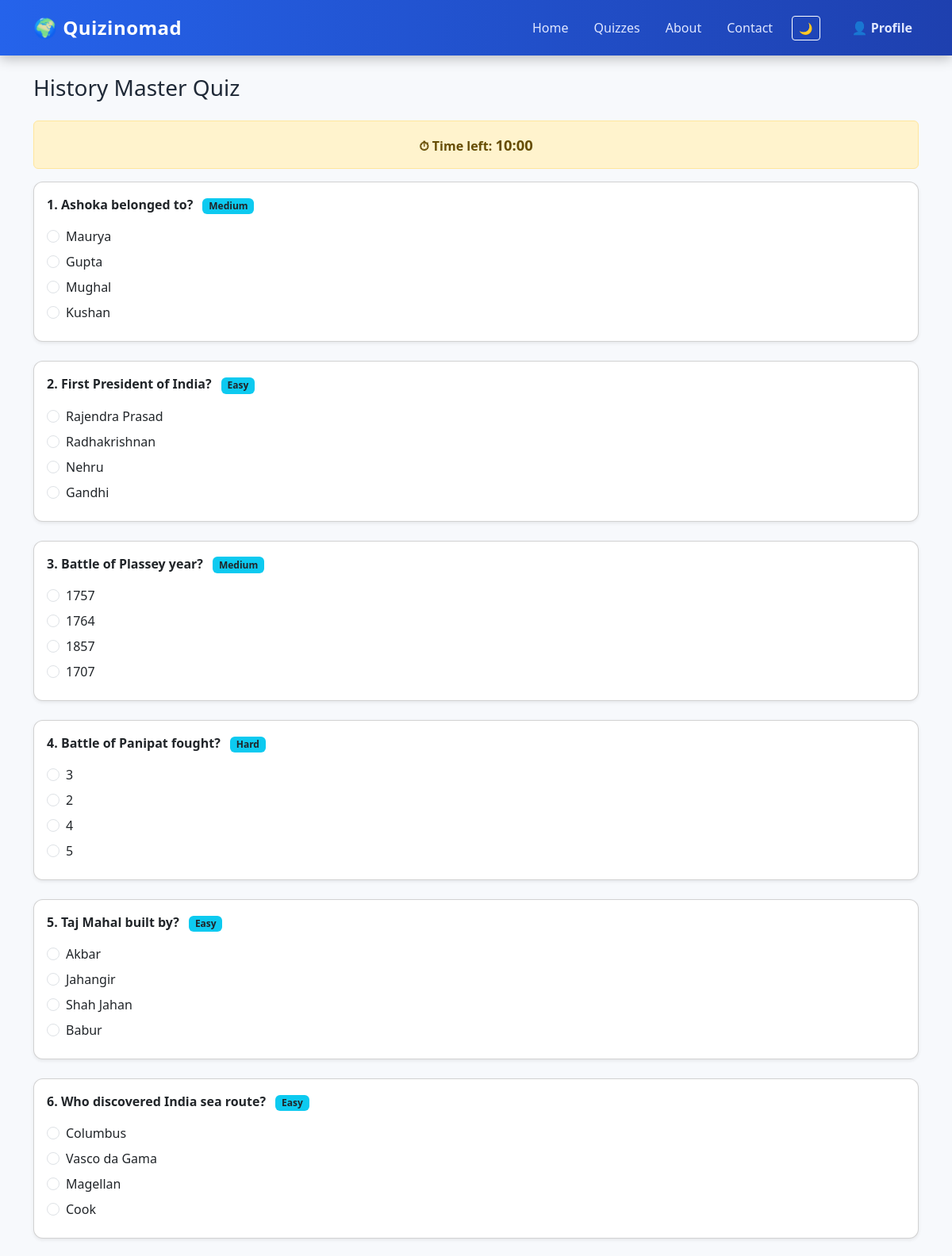
The app's page /quiz/24/take/ (signed in, upper part) with its own data.
### myapp/models.py (models this page shows, shortened)
class Quiz(models.Model):
    title = models.CharField(max_length=200)
    description = models.TextField(blank=True)
    overview = models.TextField(
        blank=True,
        help_text="Short overview shown on quiz detail page"
    )
    rules = models.TextField(
        blank=True,
        help_text="Quiz rules (time, attempts, marking)"
    )
    topics_covered = models.TextField(
        blank=True,
        help_text="Comma separated topics"
    )
    difficulty_label = models.CharField(
        max_length=50,
        blank=True,
        help_text="Easy / Medium / Hard / Mixed"
    )
    category = models.ForeignKey(
        Category,
        related_name="quizzes",
        on_delete=models.SET_NULL,
        null=True,
        blank=True
    )
    time_limit = models.PositiveIntegerField(default=20)
    is_published = models.BooleanField(default=False)
    created_at = models.DateTimeField(auto_now_add=True)

class Question(models.Model):
    DIFFICULTY_CHOICES = [
        ('easy', 'Easy'),
        ('medium', 'Medium'),
        ('hard', 'Hard'),
    ]
    quiz = models.ForeignKey(
        Quiz,
        related_name="questions",
        on_delete=models.CASCADE
    )
    text = models.TextField()
    marks = models.PositiveIntegerField(default=1)
    difficulty = models.CharField(
        max_length=10,
        choices=DIFFICULTY_CHOICES,
        default='easy'
    )

class Choice(models.Model):
    question = models.ForeignKey(
        Question,
        related_name="choices",
        on_delete=models.CASCADE
    )
    text = models.CharField(max_length=300)
    is_correct = models.BooleanField(default=False)

### myapp/views.py (the view, shortened to what this page needs)
# urls.py: path("quiz/<int:pk>/take/", views.take_quiz, name="take_quiz"),
@login_required
def take_quiz(request, pk):
    quiz = get_object_or_404(Quiz, pk=pk, is_published=True)
    questions = list(
        quiz.questions.prefetch_related("choices")
    )
    selected_questions = random.sample(questions, min(20, len(questions)))
    for q in selected_questions:
        q.correct_count = q.choices.filter(is_correct=True).count()
    return render(request, "myapp/take_quiz.html", {
        "quiz": quiz,
        "questions": selected_questions,
    })

### myapp/templates/myapp/take_quiz.html (shortened to what this page needs)
{% extends "myapp/base.html" %}
{% load static %}
{% block content %}
<h3 class="mb-4">{{ quiz.title }}</h3>
<div class="alert alert-warning text-center fw-bold">
  ⏱ Time left: <span id="timer">{{ quiz.time_limit }}:00</span>
</div>
<form method="post" id="quizForm">
  {% for question in questions %}
  <div class="card mb-4 shadow-sm">
    <div class="card-body">
      <p class="fw-semibold">
        {{ forloop.counter }}. {{ question.text }}
        <span class="badge bg-info text-dark ms-2">
          {{ question.difficulty|title }}
        </span>
      </p>
      {% for choice in question.choices.all %}
      <div class="form-check mb-2">
        <input
          class="form-check-input"
          type="{% if question.correct_count > 1 %}checkbox{% else %}radio{% endif %}"
          name="question_{{ question.id }}"
          value="{{ choice.id }}"
          id="q{{ question.id }}_{{ choice.id }}"
        >
        <label class="form-check-label" for="q{{ question.id }}_{{ choice.id }}">
          {{ choice.text }}
        </label>
      </div>
      {% endfor %}
    </div>
  </div>
  {% endfor %}
</form>
{% endblock %}

### static/myapp/css/style.css (style rules this page uses)
:root { --bg-main: #f7f9fc; --text-main: #1f2937; --nav-gradient: linear-gradient(90deg, #2563eb, #1e40af); --footer-gradient: linear-gradient(90deg, #0f172a, #020617); --card-bg: #ffffff; --accent: #38bdf8; }
body { background-color: var(--bg-main); color: var(--text-main); font-family: system-ui, -apple-system, BlinkMacSystemFont, "Segoe UI", sans-serif; transition: background 0.3s ease, color 0.3s ease; }
.card { background-color: var(--card-bg); border-radius: 0.75rem; box-shadow: 0 6px 18px rgba(0,0,0,0.08); transition: transform 0.25s ease, box-shadow 0.25s ease; }
#timer { font-size: 1.15rem; font-weight: 600; }

### records on screen
Quiz: title "History Master Quiz", time_limit "10"
Question: text "Ashoka belonged to?", difficulty "Medium", correct_count "☐ Maurya", correct_count "☐ Gupta", correct_count "☐ Mughal", correct_count "☐ Kushan"
Choice: text "Maurya"
Choice: text "Gupta"
Choice: text "Mughal"
Choice: text "Kushan"
Question: text "First President of India?", difficulty "Easy", correct_count "☐ Rajendra Prasad", correct_count "☐ Radhakrishnan", correct_count "☐ Nehru", correct_count "☐ Gandhi"
Choice: text "Rajendra Prasad"
Choice: text "Radhakrishnan"
Choice: text "Nehru"
Choice: text "Gandhi"
Question: text "Battle of Plassey year?", difficulty "Medium", correct_count "☐ 1757", correct_count "☐ 1764", correct_count "☐ 1857", correct_count "☐ 1707"
Choice: text "1757"
Choice: text "1764"
Choice: text "1857"
Choice: text "1707"
Question: text "Battle of Panipat fought?", difficulty "Hard", correct_count "☐ 3", correct_count "☐ 2", correct_count "☐ 4", correct_count "☐ 5"
Choice: text "3"
Choice: text "2"
Choice: text "4"
Choice: text "5"
Question: text "Taj Mahal built by?", difficulty "Easy", correct_count "☐ Akbar", correct_count "☐ Jahangir", correct_count "☐ Shah Jahan", correct_count "☐ Babur"
Choice: text "Akbar"
Choice: text "Jahangir"
Choice: text "Shah Jahan"
Choice: text "Babur"
Question: text "Who discovered India sea route?", difficulty "Easy", correct_count "☐ Columbus", correct_count "☐ Vasco da Gama", correct_count "☐ Magellan", correct_count "☐ Cook"
Choice: text "Columbus"
Choice: text "Vasco da Gama"
Choice: text "Magellan"
Choice: text "Cook"
